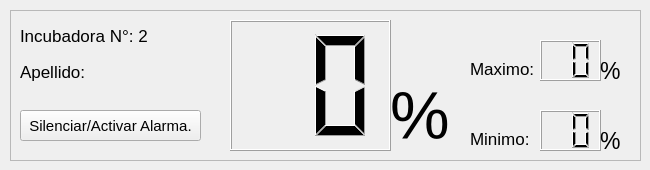
    <widget class="QWidget" name="tab_3">
     <attribute name="title">
      <string>Monitoreo.</string>
     </attribute>
     <widget class="QFrame" name="frame_2">
      <property name="geometry">
       <rect>
        <x>10</x>
        <y>10</y>
        <width>631</width>
        <height>151</height>
       </rect>
      </property>
      <property name="font">
       <font>
        <pointsize>11</pointsize>
       </font>
      </property>
      <property name="styleSheet">
       <string notr="true">selection-color: qlineargradient(spread:reflect, x1:0, y1:0, x2:1, y2:0, stop:1 rgba(188, 233, 255, 255));</string>
      </property>
      <property name="frameShape">
       <enum>QFrame::StyledPanel</enum>
      </property>
      <property name="frameShadow">
       <enum>QFrame::Raised</enum>
      </property>
      <widget class="QLCDNumber" name="lcdNumber_4">
       <property name="geometry">
        <rect>
         <x>220</x>
         <y>10</y>
         <width>161</width>
         <height>131</height>
        </rect>
       </property>
       <property name="sizePolicy">
        <sizepolicy hsizetype="Minimum" vsizetype="Minimum">
         <horstretch>0</horstretch>
         <verstretch>0</verstretch>
        </sizepolicy>
       </property>
       <property name="font">
        <font>
         <pointsize>11</pointsize>
        </font>
       </property>
       <property name="smallDecimalPoint">
        <bool>true</bool>
       </property>
       <property name="digitCount">
        <number>2</number>
       </property>
       <property name="mode">
        <enum>QLCDNumber::Dec</enum>
       </property>
       <property name="segmentStyle">
        <enum>QLCDNumber::Filled</enum>
       </property>
      </widget>
      <widget class="QLCDNumber" name="lcdNumber_5">
       <property name="geometry">
        <rect>
         <x>530</x>
         <y>30</y>
         <width>61</width>
         <height>41</height>
        </rect>
       </property>
       <property name="digitCount">
        <number>2</number>
       </property>
      </widget>
      <widget class="QLCDNumber" name="lcdNumber_6">
       <property name="geometry">
        <rect>
         <x>530</x>
         <y>100</y>
         <width>61</width>
         <height>41</height>
        </rect>
       </property>
       <property name="digitCount">
        <number>2</number>
       </property>
      </widget>
      <widget class="QPushButton" name="pushButton_5">
       <property name="geometry">
        <rect>
         <x>10</x>
         <y>100</y>
         <width>181</width>
         <height>31</height>
        </rect>
       </property>
       <property name="font">
        <font>
         <pointsize>11</pointsize>
        </font>
       </property>
       <property name="text">
        <string>Silenciar/Activar Alarma.</string>
       </property>
      </widget>
      <widget class="QLabel" name="label_14">
       <property name="geometry">
        <rect>
         <x>10</x>
         <y>10</y>
         <width>181</width>
         <height>31</height>
        </rect>
       </property>
       <property name="font">
        <font>
         <pointsize>13</pointsize>
        </font>
       </property>
       <property name="text">
        <string>Incubadora N°: 2</string>
       </property>
      </widget>
      <widget class="QLabel" name="label_15">
       <property name="geometry">
        <rect>
         <x>10</x>
         <y>46</y>
         <width>201</width>
         <height>31</height>
        </rect>
       </property>
       <property name="font">
        <font>
         <pointsize>13</pointsize>
        </font>
       </property>
       <property name="text">
        <string>Apellido:</string>
       </property>
      </widget>
      <widget class="QLabel" name="label_16">
       <property name="geometry">
        <rect>
         <x>460</x>
         <y>50</y>
         <width>71</width>
         <height>17</height>
        </rect>
       </property>
       <property name="font">
        <font>
         <pointsize>13</pointsize>
        </font>
       </property>
       <property name="text">
        <string>Maximo:</string>
       </property>
      </widget>
      <widget class="QLabel" name="label_17">
       <property name="geometry">
        <rect>
         <x>460</x>
         <y>120</y>
         <width>61</width>
         <height>17</height>
        </rect>
       </property>
       <property name="font">
        <font>
         <pointsize>13</pointsize>
        </font>
       </property>
       <property name="text">
        <string>Minimo:</string>
       </property>
      </widget>
      <widget class="QLabel" name="label_18">
       <property name="geometry">
        <rect>
         <x>380</x>
         <y>70</y>
         <width>71</width>
         <height>71</height>
        </rect>
       </property>
       <property name="font">
        <font>
         <pointsize>50</pointsize>
        </font>
       </property>
       <property name="text">
        <string>%</string>
       </property>
      </widget>
      <widget class="QLabel" name="label_19">
       <property name="geometry">
        <rect>
         <x>590</x>
         <y>50</y>
         <width>31</width>
         <height>21</height>
        </rect>
       </property>
       <property name="font">
        <font>
         <pointsize>17</pointsize>
        </font>
       </property>
       <property name="text">
        <string>%</string>
       </property>
      </widget>
      <widget class="QLabel" name="label_20">
       <property name="geometry">
        <rect>
         <x>590</x>
         <y>120</y>
         <width>31</width>
         <height>21</height>
        </rect>
       </property>
       <property name="font">
        <font>
         <pointsize>17</pointsize>
        </font>
       </property>
       <property name="text">
        <string>%</string>
       </property>
      </widget>
     </widget>
    </widget>
